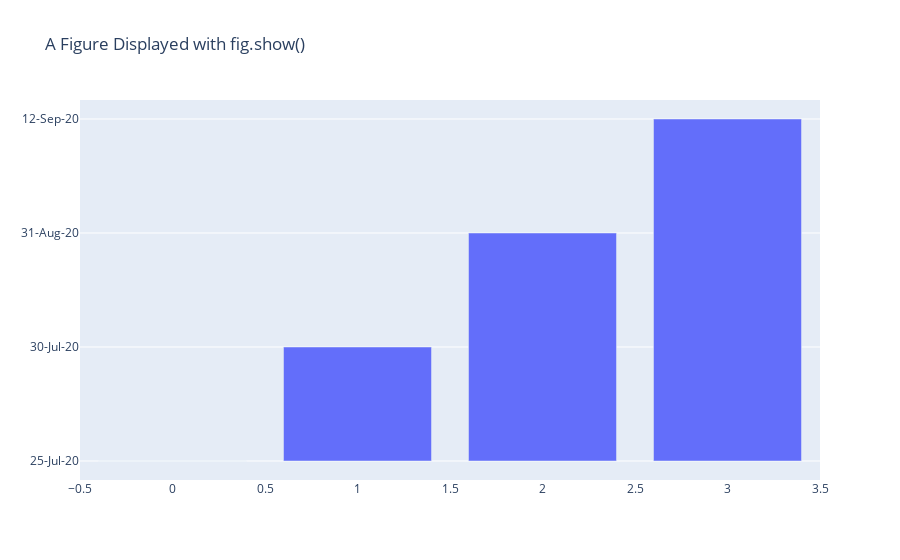

The cell this chart's notebook holds for it:
### Code cell
import plotly.graph_objects as go
fig = go.Figure(
    data=[go.Bar(y=['25-Jul-20',
                     '30-Jul-20',
                     '31-Aug-20',
                     '12-Sep-20'])],
    layout_title_text="A Figure Displayed with fig.show()"
)
fig.show()

### Figure 1 — Plotly figure (JSON) as saved in the notebook; plotly's stock layout.template omitted (floating-point values rounded to 4 significant figures)
{"data": [{"type": "bar", "y": ["25-Jul-20", "30-Jul-20", "31-Aug-20", "12-Sep-20"]}], "layout": {"title": {"text": "A Figure Displayed with fig.show()"}}}
